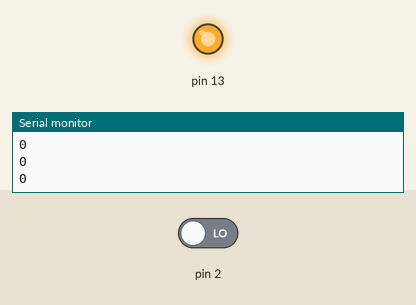
Bench run of a sketch on a simulated Arduino Uno, built with avr-gcc and run on an emulated ATmega328P. Shown: output pins drawn as LEDs (lit = HIGH), the last lines printed to the serial monitor. Inputs (shaded band) come from the test bench; at power-on: pin 2 LOW.

Above: at 1.2 s.
1.3 s: pin 2 driven HIGH
At 2.4 s:
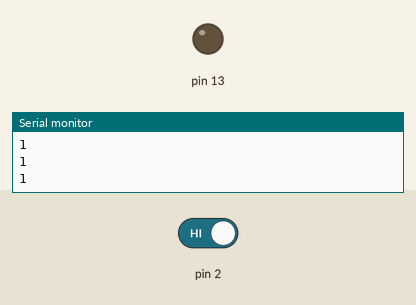
2.8 s: pin 2 driven LOW
At 3.5 s:
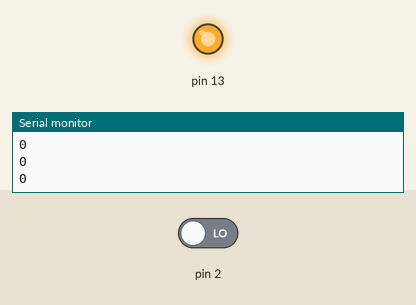
Timing chart, 0 to 5.8 s (numbered marks = the images above; inputs shaded):
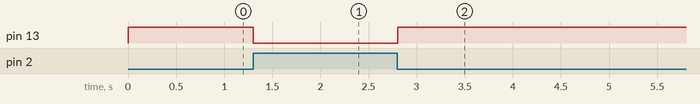

The sketch:

EntradaDigital.ino
```cpp
void setup() {
  //start serial connection
  Serial.begin(9600);
  //configure pin2 as an input and enable the internal pull-up resistor
  pinMode(2, INPUT);
  pinMode(13, OUTPUT);

}

void loop() {
  //read the pushbutton value into a variable
  int sensorVal = digitalRead(2);
  //print out the value of the pushbutton
  Serial.println(sensorVal);
  if (sensorVal == HIGH) {
    digitalWrite(13, LOW);
  }
  else {
    digitalWrite(13, HIGH);
  }
  delay(100);
}
```

Measured:
- after the input at 1.3 s, pin 13: HIGH → LOW at once
- after the input at 2.8 s, pin 13: LOW → HIGH at once
